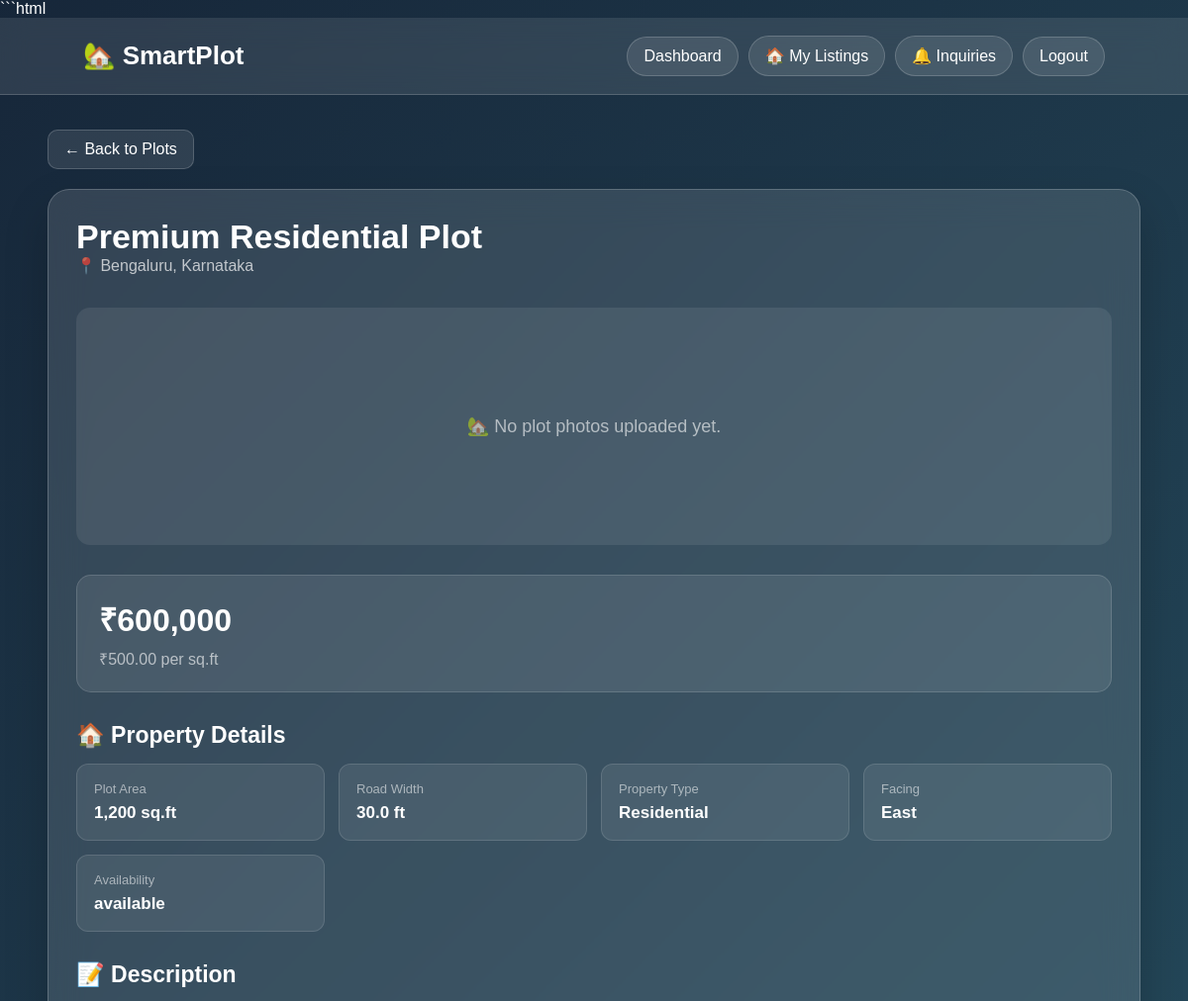
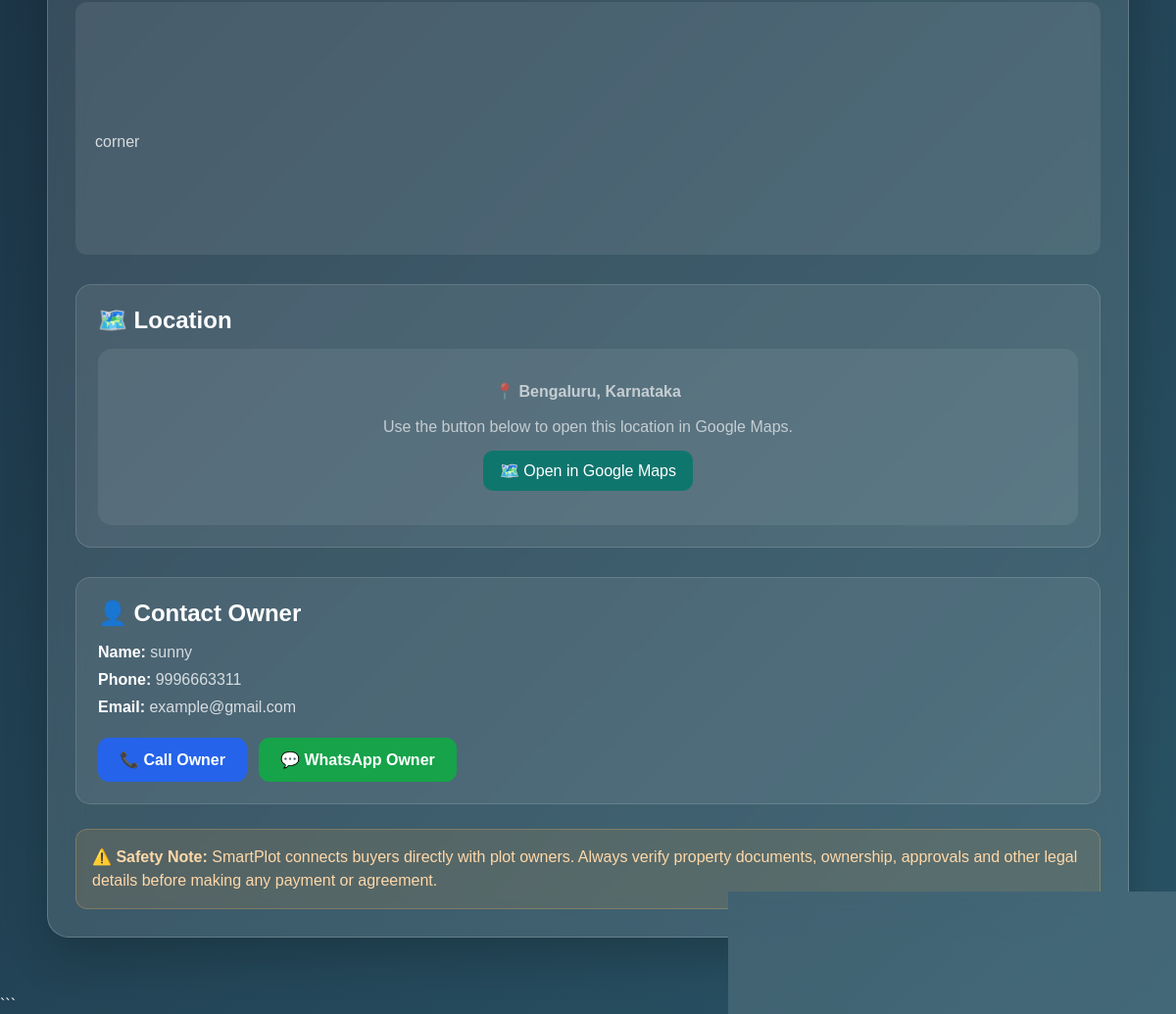
/plot/1 (signed in), run on the app's committed database (2 pictures, top to bottom).
### tables this page shows
CREATE TABLE plots (
            id INTEGER PRIMARY KEY AUTOINCREMENT,
            user_id INTEGER NOT NULL,
            title TEXT NOT NULL,
            location TEXT NOT NULL,
            area REAL NOT NULL,
            price REAL NOT NULL,
            road_width REAL,
            property_type TEXT,
            facing TEXT,
            description TEXT,
            status TEXT DEFAULT 'available',
            created_at TIMESTAMP DEFAULT CURRENT_TIMESTAMP, landmark TEXT,
            FOREIGN KEY (user_id) REFERENCES users(id)
        );

CREATE TABLE users (
            id INTEGER PRIMARY KEY AUTOINCREMENT,
            name TEXT NOT NULL,
            email TEXT NOT NULL UNIQUE,
            phone TEXT NOT NULL,
            password TEXT NOT NULL,
            role TEXT NOT NULL
        );

### app.py (the view, shortened to what this page needs)
@app.route(
    "/plot/<int:plot_id>"
)
def plot_details(plot_id):
    if not is_logged_in():
        return redirect(
            url_for("login")
        )
    conn = get_db_connection()
    plot = conn.execute("""
        SELECT
            plots.*,

            users.name AS owner_name,

            users.phone AS owner_phone,

            users.email AS owner_email

        FROM plots

        JOIN users
            ON plots.user_id = users.id

        WHERE plots.id = ?
    """, (
        plot_id,
    )).fetchone()
    if not plot:
        conn.close()
        return (
            "Plot not found",
            404
        )
    images = conn.execute("""
        SELECT *
        FROM plot_images
        WHERE plot_id = ?
        ORDER BY id ASC
    """, (
        plot_id,
    )).fetchall()
    is_favorite = False
    conn.close()
    price_per_sqft = 0
    if (
        plot["area"]
        and plot["area"] > 0
    ):
        price_per_sqft = (
            plot["price"]
            / plot["area"]
        )
    return render_template(
        "plot_details.html",
        plot=plot,
        images=images,
        price_per_sqft=price_per_sqft,
        is_favorite=is_favorite
    )

### app.py (called while the page is built)
def get_db_connection():
    connection = sqlite3.connect(
        DATABASE
    )
    connection.row_factory = sqlite3.Row
    connection.execute(
        "PRAGMA foreign_keys = ON"
    )
    return connection

def is_logged_in():
    return "user_id" in session

### templates/plot_details.html (shortened to what this page needs)
<!DOCTYPE html>
<html lang="en">
<head>
</head>
<body>
<nav
    class="navbar"
    aria-label="Main navigation"
>
    <div
        class="logo"
        aria-label="SmartPlot home"
    >
        🏡 SmartPlot
    </div>
    <div class="nav-right">
        <a
            href="{{ url_for('dashboard') }}"
            aria-label="Go to dashboard"
        >
            Dashboard
        </a>
        {% if session.get("user_role") == "seller" %}
            <a
                href="{{ url_for('my_listings') }}"
                aria-label="View my plot listings"
            >
                🏠 My Listings
            </a>
            <a
                href="{{ url_for('inquiries') }}"
                aria-label="View buyer inquiries"
            >
                🔔 Inquiries
            </a>
        {% endif %}
        <a
            href="{{ url_for('logout') }}"
            aria-label="Logout from SmartPlot"
        >
            Logout
        </a>
    </div>
</nav>
<main class="container">
    <a
        href="{{ url_for('plots') }}"
        class="back"
        aria-label="Go back to available plots"
    >
        ← Back to Plots
    </a>
    <article class="main-card">
        <div class="title-row">
            <div>
                <h1 class="title">
                    {{ plot["title"] }}
                </h1>
                <div
                    class="location"
                    aria-label="Plot location"
                >
                    📍 {{ plot["location"] }}
                </div>
            </div>
        </div>
        <section
            class="gallery"
            aria-label="Plot photos"
        >
            {% if images %}
                {% for image in images %}
                    <img
                        src="{{ url_for(
                            'uploaded_plot_image',
                            filename=image['filename']
                        ) }}"
                        alt="Photo of {{ plot['title'] }}"
                        loading="lazy"
                    >
                {% endfor %}
            {% else %}
                <div
                    class="no-images"
                    role="status"
                >
                    🏡 No plot photos uploaded yet.
                </div>
            {% endif %}
        </section>
        <section
            class="price-box"
            aria-label="Plot price"
        >
            <div class="price">
                ₹{{ "{:,.0f}".format(
                    plot["price"] or 0
                ) }}
            </div>
            <div class="per-sqft">
                {% if price_per_sqft %}
                    ₹{{ "{:,.2f}".format(
                        price_per_sqft
                    ) }}
                    per sq.ft
                {% else %}
                    Price per sq.ft not available.
                {% endif %}
            </div>
        </section>
        <section class="section">
            <h2>
                🏠 Property Details
            </h2>
            <div class="info-grid">
                <div class="info-box">
                    <div class="info-label">
                        Plot Area
                    </div>
                    <div
                        class="info-value"
                        aria-label="Plot area"
                    >
                        {{ "{:,.0f}".format(
                            plot["area"] or 0
                        ) }}
                        sq.ft
                    </div>
                </div>
                <div class="info-box">
                    <div class="info-label">
                        Road Width
                    </div>
                    <div class="info-value">
                        {% if plot["road_width"] %}
                            {{ plot["road_width"] }} ft
                        {% else %}
                            Not provided
                        {% endif %}
                    </div>
                </div>
                <div class="info-box">
                    <div class="info-label">
                        Property Type
                    </div>
                    <div class="info-value">
                        {{ plot["property_type"]
                           or "Not provided" }}
                    </div>
                </div>
                <div class="info-box">
                    <div class="info-label">
                        Facing
                    </div>
                    <div class="info-value">
                        {{ plot["facing"]
                           or "Not provided" }}
                    </div>
                </div>
                <div class="info-box">
                    <div class="info-label">
                        Availability
                    </div>
                    <div class="info-value">
                        {{ plot["status"]
                           or "Available" }}
                    </div>
                </div>
            </div>
        </section>
        <section class="section">
            <h2>
                📝 Description
            </h2>
            <div
                class="description"
                aria-label="Plot description"
            >
                {% if plot["description"] %}
                    {{ plot["description"] }}
                {% else %}
                    No description provided.
                {% endif %}
            </div>
        </section>
        <section
            class="map-card"
            aria-labelledby="location-heading"
        >
            <h2 id="location-heading">
                🗺️ Location
            </h2>
            <div class="map-placeholder">
                <div>
                    <strong>
                        📍 {{ plot["location"] }}
                    </strong>
                    <br><br>
                    Use the button below to open this
                    location in Google Maps.
                    <br>
                    <a
                        class="map-link"
                        href="https://www.google.com/maps/search/?api=1&query={{ plot['location'] | urlencode }}"
                        target="_blank"
                        rel="noopener noreferrer"
                        aria-label="Open {{ plot['location'] }} in Google Maps in a new tab"
                    >
                        🗺️ Open in Google Maps
                    </a>
                </div>
            </div>
        </section>
        <section
            class="owner-card"
            aria-labelledby="owner-heading"
        >
            <h2 id="owner-heading">
                👤 Contact Owner
            </h2>
            <div class="owner-item">
                <strong>
                    Name:
                </strong>
                {{ plot["owner_name"]
                   or "Not available" }}
            </div>
            <div class="owner-item">
                <strong>
                    Phone:
                </strong>
                {{ plot["owner_phone"]
                   or "Not available" }}
            </div>
            <div class="owner-item">
                <strong>
                    Email:
                </strong>
                {{ plot["owner_email"]
                   or "Not available" }}
            </div>
            <div class="buttons">
                {% if plot["owner_phone"] %}
                    <a
                        class="btn call-btn"
                        href="tel:{{ plot['owner_phone'] }}"
                        aria-label="Call plot owner"
                    >
                        📞 Call Owner
                    </a>
                    <a
                        class="btn whatsapp-btn"
                        href="https://wa.me/{{ plot['owner_phone'] }}"
                        target="_blank"
                        rel="noopener noreferrer"
                        aria-label="Contact plot owner through WhatsApp in a new tab"
                    >
                        💬 WhatsApp Owner
                    </a>
                {% endif %}
            </div>
        </section>
        <aside
            class="note"
            aria-label="Property safety warning"
        >
            ⚠️ <strong>Safety Note:</strong>
            SmartPlot connects buyers directly with
            plot owners.
            Always verify property documents,
            ownership, approvals and other legal details
            before making any payment or agreement.
        </aside>
    </article>
</main>
</body>
</html>

### templates/plot_details.html (style rules this page uses)
* { box-sizing: border-box; margin: 0; padding: 0; }
body { font-family: Arial, Helvetica, sans-serif; min-height: 100vh; background: linear-gradient( 135deg, rgba(8, 25, 45, 0.94), rgba(18, 66, 85, 0.90) ), url("https://images.unsplash.com/photo-1560518883-ce09059eeffa?auto=format&fit=crop&w=2000&q=80"); background-size: cover; background-position: center; background-attachment: fixed; color: white; }
.navbar { width: 100%; padding: 18px 7%; display: flex; justify-content: space-between; align-items: center; background: rgba(255,255,255,0.10); backdrop-filter: blur(15px); border-bottom: 1px solid rgba(255,255,255,0.18); position: sticky; top: 0; z-index: 100; }
.logo { font-size: 26px; font-weight: 800; }
.nav-right { display: flex; gap: 10px; align-items: center; flex-wrap: wrap; }
.nav-right a { color: white; text-decoration: none; padding: 10px 16px; border-radius: 22px; background: rgba(255,255,255,0.10); border: 1px solid rgba(255,255,255,0.18); transition: 0.3s; }
.container { width: 92%; max-width: 1200px; margin: 35px auto 60px; }
.back { display: inline-block; margin-bottom: 20px; color: white; text-decoration: none; padding: 10px 16px; border-radius: 10px; background: rgba(255,255,255,0.10); border: 1px solid rgba(255,255,255,0.18); }
.main-card { background: rgba(255,255,255,0.12); backdrop-filter: blur(18px); border: 1px solid rgba(255,255,255,0.20); border-radius: 22px; padding: 28px; box-shadow: 0 20px 45px rgba(0,0,0,0.20); }
.title-row { display: flex; justify-content: space-between; align-items: flex-start; gap: 20px; margin-bottom: 8px; }
.title { font-size: 34px; font-weight: 800; }
.location { color: rgba(255,255,255,0.70); font-size: 16px; margin-bottom: 25px; }
.gallery { display: grid; grid-template-columns: repeat( auto-fit, minmax(250px, 1fr) ); gap: 15px; margin-bottom: 30px; }
.no-images { background: rgba(255,255,255,0.08); border-radius: 14px; min-height: 240px; display: flex; align-items: center; justify-content: center; color: rgba(255,255,255,0.60); font-size: 18px; grid-column: 1 / -1; }
.price-box { padding: 22px; background: rgba(255,255,255,0.09); border: 1px solid rgba(255,255,255,0.14); border-radius: 15px; margin-bottom: 30px; }
.price { font-size: 32px; font-weight: 800; }
.per-sqft { margin-top: 8px; color: rgba(255,255,255,0.62); }
.section { margin-top: 30px; }
.section h2 { margin-bottom: 15px; font-size: 23px; }
.info-grid { display: grid; grid-template-columns: repeat( auto-fit, minmax(210px, 1fr) ); gap: 14px; }
.info-box { background: rgba(255,255,255,0.08); padding: 17px; border-radius: 12px; border: 1px solid rgba(255,255,255,0.12); }
.info-label { color: rgba(255,255,255,0.55); font-size: 13px; margin-bottom: 7px; }
.info-value { font-size: 17px; font-weight: 700; }
.description { background: rgba(255,255,255,0.08); padding: 20px; border-radius: 12px; line-height: 1.7; color: rgba(255,255,255,0.78); white-space: pre-line; }
.owner-card { margin-top: 30px; padding: 22px; border-radius: 15px; background: rgba(255,255,255,0.08); border: 1px solid rgba(255,255,255,0.14); }
.owner-card h2 { margin-bottom: 17px; }
.owner-item { margin: 10px 0; color: rgba(255,255,255,0.78); }
.owner-item strong { color: white; }
.buttons { display: flex; gap: 12px; margin-top: 22px; flex-wrap: wrap; }
.btn { display: inline-block; padding: 13px 22px; border-radius: 11px; text-decoration: none; font-weight: 700; color: white; transition: 0.3s; border: none; cursor: pointer; }
.call-btn { background: #2563eb; }
.whatsapp-btn { background: #16a34a; }
.map-card { margin-top: 30px; padding: 22px; border-radius: 16px; background: rgba(255,255,255,0.08); border: 1px solid rgba(255,255,255,0.14); }
.map-card h2 { margin-bottom: 15px; }
.map-placeholder { min-height: 180px; border-radius: 14px; display: flex; align-items: center; justify-content: center; text-align: center; padding: 20px; background: rgba(255,255,255,0.07); color: rgba(255,255,255,0.65); }
.map-link { display: inline-block; margin-top: 15px; padding: 11px 17px; border-radius: 10px; color: white; text-decoration: none; background: #0f766e; }
.note { margin-top: 25px; padding: 16px; background: rgba(255,170,70,0.12); border: 1px solid rgba(255,190,100,0.25); border-radius: 12px; color: #ffd8a8; line-height: 1.5; }

### data on the page
plots: title "Premium Residential Plot", location "Bengaluru, Karnataka", price "600,000", area "1,200", road_width "30.0", property_type "Residential", facing "East", status "available", description "corner"
users: name "sunny", phone "9996663311", email "example@gmail.com"
